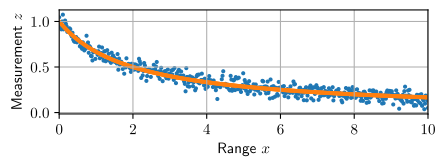

The Python source for this figure:
import numpy as np
from matplotlib.pyplot import subplots, show, style, savefig
style.use('plot.mplstyle')

x = np.linspace(0, 10, 500)

R_mu = 10
V_sigma = 1

k1 = 2
k2 = 2
h = k1 / (x + k2)
z = h + np.random.standard_normal(x.shape) * 0.05

fig, axes = subplots()
axes.scatter(x, z)
axes.scatter(x, h)
axes.grid()
axes.set_xlabel('Range $x$')
axes.set_ylabel('Measurement $z$')
axes.set_xlim(0, 10)

fig.tight_layout()

savefig(__file__.replace('.py', '.pdf'), bbox_inches='tight')
savefig(__file__.replace('.py', '.pgf'), bbox_inches='tight')
